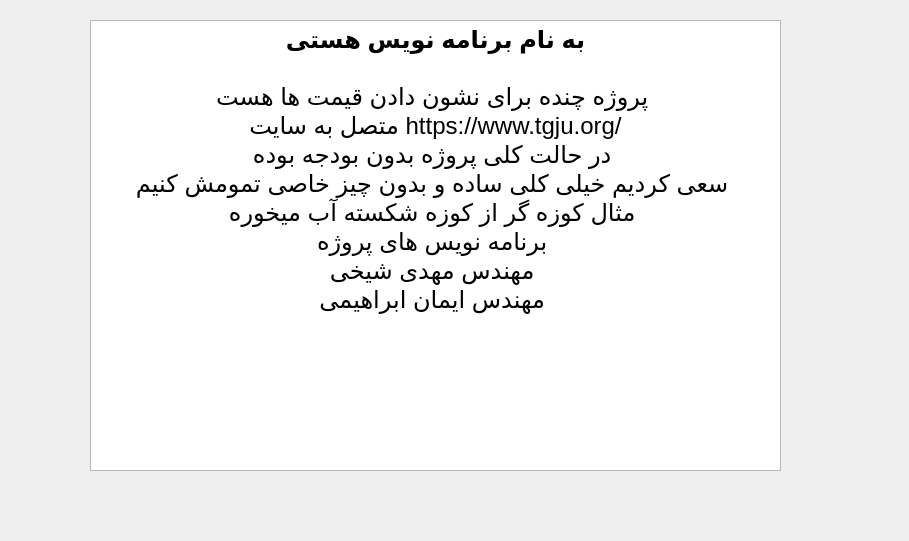
<?xml version="1.0" encoding="UTF-8"?>
<ui version="4.0">
 <class>Form</class>
 <widget class="QWidget" name="Form">
  <property name="geometry">
   <rect>
    <x>0</x>
    <y>0</y>
    <width>909</width>
    <height>541</height>
   </rect>
  </property>
  <property name="windowTitle">
   <string>Form</string>
  </property>
  <widget class="QTextBrowser" name="textBrowser">
   <property name="geometry">
    <rect>
     <x>90</x>
     <y>20</y>
     <width>691</width>
     <height>451</height>
    </rect>
   </property>
   <property name="html">
    <string>&lt;!DOCTYPE HTML PUBLIC &quot;-//W3C//DTD HTML 4.0//EN&quot; &quot;http://www.w3.org/TR/REC-html40/strict.dtd&quot;&gt;
&lt;html&gt;&lt;head&gt;&lt;meta name=&quot;qrichtext&quot; content=&quot;1&quot; /&gt;&lt;style type=&quot;text/css&quot;&gt;
p, li { white-space: pre-wrap; }
&lt;/style&gt;&lt;/head&gt;&lt;body style=&quot; font-family:'MS Shell Dlg 2'; font-size:7.8pt; font-weight:400; font-style:normal;&quot;&gt;
&lt;p align=&quot;center&quot; style=&quot; margin-top:0px; margin-bottom:0px; margin-left:0px; margin-right:0px; -qt-block-indent:0; text-indent:0px;&quot;&gt;&lt;span style=&quot; font-size:18pt; font-weight:600;&quot;&gt;به نام برنامه نویس هستی&lt;/span&gt;&lt;/p&gt;
&lt;p align=&quot;center&quot; style=&quot; margin-top:0px; margin-bottom:0px; margin-left:0px; margin-right:0px; -qt-block-indent:0; text-indent:0px;&quot;&gt;&lt;span style=&quot; font-size:18pt; font-weight:600;&quot;&gt; &lt;/span&gt;&lt;/p&gt;
&lt;p align=&quot;center&quot; style=&quot; margin-top:0px; margin-bottom:0px; margin-left:0px; margin-right:0px; -qt-block-indent:0; text-indent:0px;&quot;&gt;&lt;span style=&quot; font-size:18pt;&quot;&gt;پروژه چنده برای نشون دادن قیمت ها هست &lt;/span&gt;&lt;/p&gt;
&lt;p align=&quot;center&quot; style=&quot; margin-top:0px; margin-bottom:0px; margin-left:0px; margin-right:0px; -qt-block-indent:0; text-indent:0px;&quot;&gt;&lt;span style=&quot; font-size:18pt; color:#000000;&quot;&gt;متصل به سایت &lt;/span&gt;&lt;span style=&quot; font-family:'Fira Code,monospace'; font-size:18pt; color:#000000;&quot;&gt;https://www.tgju.org/&lt;/span&gt;&lt;/p&gt;
&lt;p align=&quot;center&quot; style=&quot; margin-top:0px; margin-bottom:0px; margin-left:0px; margin-right:0px; -qt-block-indent:0; text-indent:0px;&quot;&gt;&lt;span style=&quot; font-family:'Fira Code,monospace'; font-size:18pt; color:#000000;&quot;&gt;در حالت کلی پروژه بدون بودجه بوده &lt;/span&gt;&lt;/p&gt;
&lt;p align=&quot;center&quot; style=&quot; margin-top:0px; margin-bottom:0px; margin-left:0px; margin-right:0px; -qt-block-indent:0; text-indent:0px;&quot;&gt;&lt;span style=&quot; font-family:'Fira Code,monospace'; font-size:18pt; color:#000000;&quot;&gt;سعی کردیم خیلی کلی ساده و بدون چیز خاصی تمومش کنیم &lt;/span&gt;&lt;/p&gt;
&lt;p align=&quot;center&quot; style=&quot; margin-top:0px; margin-bottom:0px; margin-left:0px; margin-right:0px; -qt-block-indent:0; text-indent:0px;&quot;&gt;&lt;span style=&quot; font-family:'Fira Code,monospace'; font-size:18pt; color:#000000;&quot;&gt;مثال کوزه گر از کوزه شکسته آب میخوره &lt;/span&gt;&lt;/p&gt;
&lt;p align=&quot;center&quot; style=&quot; margin-top:0px; margin-bottom:0px; margin-left:0px; margin-right:0px; -qt-block-indent:0; text-indent:0px;&quot;&gt;&lt;span style=&quot; font-family:'Fira Code,monospace'; font-size:18pt; color:#000000;&quot;&gt;برنامه نویس های پروژه &lt;/span&gt;&lt;/p&gt;
&lt;p align=&quot;center&quot; style=&quot; margin-top:0px; margin-bottom:0px; margin-left:0px; margin-right:0px; -qt-block-indent:0; text-indent:0px;&quot;&gt;&lt;span style=&quot; font-family:'Fira Code,monospace'; font-size:18pt; color:#000000;&quot;&gt;مهندس مهدی شیخی &lt;/span&gt;&lt;/p&gt;
&lt;p align=&quot;center&quot; style=&quot; margin-top:0px; margin-bottom:0px; margin-left:0px; margin-right:0px; -qt-block-indent:0; text-indent:0px;&quot;&gt;&lt;span style=&quot; font-family:'Fira Code,monospace'; font-size:18pt; color:#000000;&quot;&gt;مهندس ایمان ابراهیمی &lt;/span&gt;&lt;/p&gt;
&lt;p align=&quot;center&quot; style=&quot;-qt-paragraph-type:empty; margin-top:0px; margin-bottom:0px; margin-left:0px; margin-right:0px; -qt-block-indent:0; text-indent:0px; font-family:'Fira Code,monospace'; font-size:18pt; color:#000000;&quot;&gt;&lt;br /&gt;&lt;/p&gt;&lt;/body&gt;&lt;/html&gt;</string>
   </property>
  </widget>
 </widget>
 <resources/>
 <connections/>
</ui>
